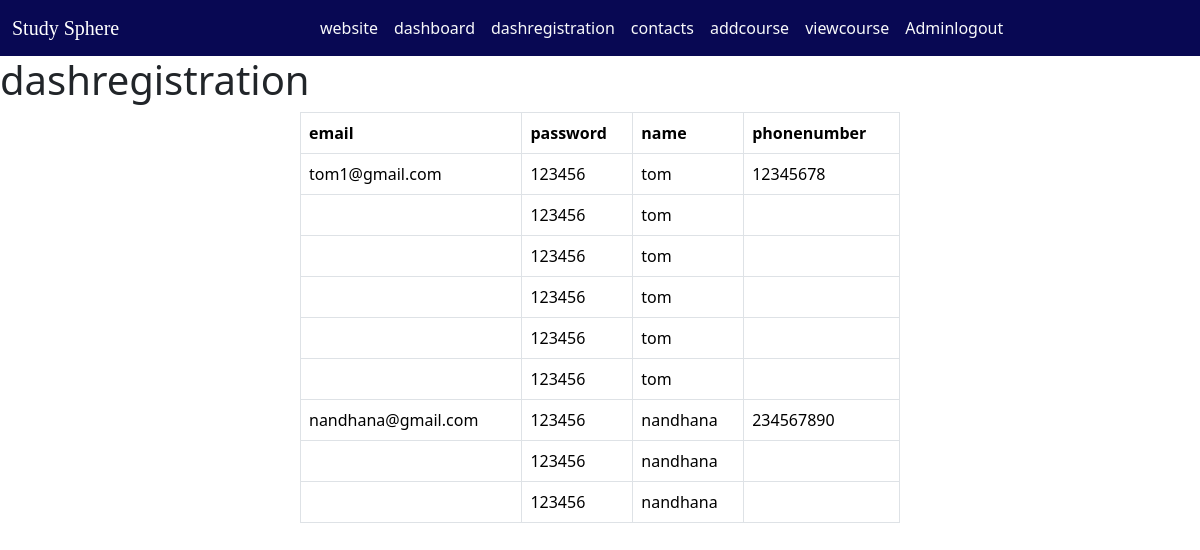
Screenshot of /dashregistration (signed in) with the database file from the repository.
### app2/models.py (models this page shows, shortened)
class Registration(models.Model):
    reg_email = models.EmailField(max_length=255)
    reg_password = models.CharField(max_length=255)
    reg_username = models.CharField(max_length=255)
    reg_phnum = models.CharField(max_length=255)

### app2/views.py (the view)
# urls.py: path('dashregistration',views.dashregistration,name='dashregistration'),
def dashregistration(request):
    if "adminuser" not in request.session:
        return HttpResponseRedirect("/dashboardlogin")
    dashreg = Registration.objects.all().values()
    context = {
        'dashregistration':dashreg
    }
    template=loader.get_template("dashboard/dashregistration.html")
    return HttpResponse(template.render(context,request))

### app2/templates/dashboard/dashregistration.html (shortened to what this page needs)
{% extends 'dashboard/dashboardmaster.html' %}
{% load static %}
{% block content %}
<h1 class="demo">dashregistration</h1>
<table class="table  table-bordered  w-50   mx-auto">
    <thead>
        <tr>
            <th>email</th>
            <th>password</th>
            <th>name</th>
            <th>phonenumber</th>
        </tr>
    </thead>
    <tbody>
        {% for x in dashregistration %}
        <tr>
            <td>{{x.reg_email }}</td>
            <td>{{ x.reg_password }}</td>
            <td>{{ x.reg_username }}</td>
            <td>{{ x.reg_phnum }}</td>
        </tr>
        {% endfor %}
    </tbody>
</table>
{% endblock %}

### rows the page displays
Registration: reg_email "tom1@gmail.com", reg_password "123456", reg_username "tom", reg_phnum "12345678"
Registration: reg_password "123456", reg_username "tom"
Registration: reg_password "123456", reg_username "tom"
Registration: reg_password "123456", reg_username "tom"
Registration: reg_password "123456", reg_username "tom"
Registration: reg_password "123456", reg_username "tom"
Registration: reg_email "nandhana@gmail.com", reg_password "123456", reg_username "nandhana", reg_phnum "234567890"
Registration: reg_password "123456", reg_username "nandhana"
Registration: reg_password "123456", reg_username "nandhana"
